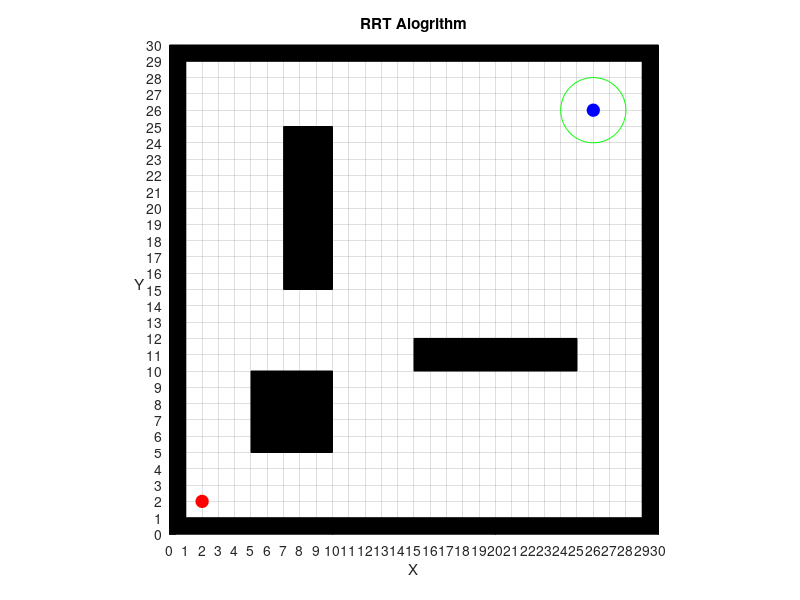

The MATLAB source for this figure: (Note: this script raises an error after producing the figure.)
clear all
clc
%% Define map parameters

% Map grid Resolution 
grid_r = 1;

% Set the size of the map
down  = 0;
up    = 30;
left  = 0;
right = 30;

% Set plot
set(gca,'XLim',[left right]); % x axis range
set(gca,'XTick',[left:grid_r:right]); % x axis tick
set(gca,'YLim',[down up]); % y axis range
set(gca,'YTick',[down:grid_r:up]); % y axis tick
grid on
axis equal
title('RRT Alogrithm');
xlabel('X');
ylabel('Y','Rotation',0);
hold on

% Set wall obstacle 
wall(1,:) = [left, right-1, right-1, left];
wall(2,:) = [down, down, down+1, down+1];
wall(3,:) = [right-1, right, right , right-1];
wall(4,:) = [down, down, up-1, up-1];
wall(5,:) = [right, right, left+1 , left+1];
wall(6,:) = [up-1, up, up, up-1];
wall(7,:) = [left+1, left, left , left+1];
wall(8,:) = [up, up, down+1, down+1];

% Set blcok obstacle
block(1,:) = [left+5, left+10, left+10, left+5];
block(2,:) = [down+5, down+5, down+10, down+10];
block(3,:) = [left+15, left+25, left+25, left+15];
block(4,:) = [down+10, down+10, down+12, down+12];
block(5,:) = [left+7, left+10, left+10, left+7];
block(6,:) = [down+15, down+15, down+25, down+25];

% Generate the wall and block obstacles in plot
fill(wall(1,:),wall(2,:),'k');
fill(wall(3,:),wall(4,:),'k');
fill(wall(5,:),wall(6,:),'k');
fill(wall(7,:),wall(8,:),'k');
fill(block(1,:),block(2,:),'k');
fill(block(3,:),block(4,:),'k');
fill(block(5,:),block(6,:),'k');

%% Initialize parameters

% starting point
Sx = 2;
Sy = 2;

% Target ponit
Tx = 26;
Ty = 26;

% Distance between new node and the existing nodes
Distance = 1;
% If the node reaches this distance, it is considered the ndoe has reached the target point
T_radius = 2;

%% Draw the starting point & target ponit
plot(Sx,Sy,'ro','MarkerFaceColor','r','MarkerSize',9*grid_r);
plot(Tx,Ty,'bo','MarkerFaceColor','b','MarkerSize',9*grid_r);

% Draw the target circle
theta = linspace(0,2*pi);
circle_x = T_radius*cos(theta) + Tx;
circle_y = T_radius*sin(theta) + Ty;
plot(circle_x, circle_y,'g','LineWidth',0.5*grid_r);

%% main body
% Initialize the random tree
Tree_new = []; % current node
Tree_old = []; % current node's parent
Tree_distance = 0;

Tree_new(1,:) = Sx;
Tree_new(2,:) = Sy;
Tree_old(1,:) = Sx;
Tree_old(2,:) = Sy;

node_x = Sx;
node_y = Sy;
node_number = 1;
Target_distance = sqrt((Tx - node_x)^2 + (Tx - node_y)^2);

% Main loop
while(Target_distance > T_radius)

    random_x = (right - left) * rand() + left; % random x value between x axis range limit
    random_y = (up - down) * rand() + down; % random y value between y axis range limit

    [angle, min_node] = find_node(random_x ,random_y,Tree_new);

    pause(0.01);
  
    new_x = Tree_new(1,min_node) + Distance*cos(angle);
    new_y = Tree_new(2,min_node)+ Distance*sin(angle);

    % Check if the new node is inside the wall 
    flag = 0;
    if (new_x > left+1 && new_x< right-1 )

        if (new_y > down+1 && new_y < up-1)

            flag = 1;

        end
    end

    % Check if the new node is inside block obstacles
    for i=1:1:length(block)/2
        if (new_x >min(block(i,:)) && new_x < max(block(i,:)))
            if (new_y >min(block(i+1,:)) && new_y < max(block(i+1,:)))
            flag = 0;
            end
        end           
    end

    % Draw the new node 
    if(flag ==1)
        Target_distance = sqrt((Tx - new_x)^2 + (Ty - new_y)^2);
        plot(new_x,new_y,'.r','MarkerFaceColor','r','MarkerSize',10*grid_r);     
        plot([Tree_new(1,min_node),new_x],[Tree_new(2,min_node),new_y],'-k','LineWidth',0.8*grid_r);      
        
        % Store nodes
        node_number = node_number+1;
        Tree_old(1,node_number) = Tree_new(1,min_node);
        Tree_old(2,node_number) = Tree_new(2,min_node);
        Tree_new(1,node_number) = new_x;
        Tree_new(2,node_number) = new_y;
        
    end      
end

%% Draw the path

current_index = length(Tree_new);
while current_index ~= 1
    pause(0.01)
    plot([Tree_new(1,current_index),Tree_old(1,current_index)],[Tree_new(2,current_index),Tree_old(2,current_index)],'-','LineWidth',0.8*grid_r,'Color','g');    
    plot(Tree_new(1,current_index),Tree_new(2,current_index),'.b','MarkerFaceColor','b','MarkerSize',10*grid_r);
    for i=1:length(Tree_new)
        if Tree_new(1,i) == Tree_old(1,current_index)
            if Tree_new(2,i) == Tree_old(2,current_index)
                current_index = i;
                break
            end
        end
    end
end

%% Function used to find the cloest node
function [angle, min_node] = find_node(random_x ,random_y,Tree_new)

    for i=1:1:length(Tree_new(1,:))
        dx = random_x - Tree_new(1,i);
        dy = random_y - Tree_new(2,i);
        distance(i) = sqrt(dx^2+dy^2);
    end

    [~,min_node] = min(distance);
    angle = atan2(random_y - Tree_new(2,min_node), random_x - Tree_new(1,min_node));
end
